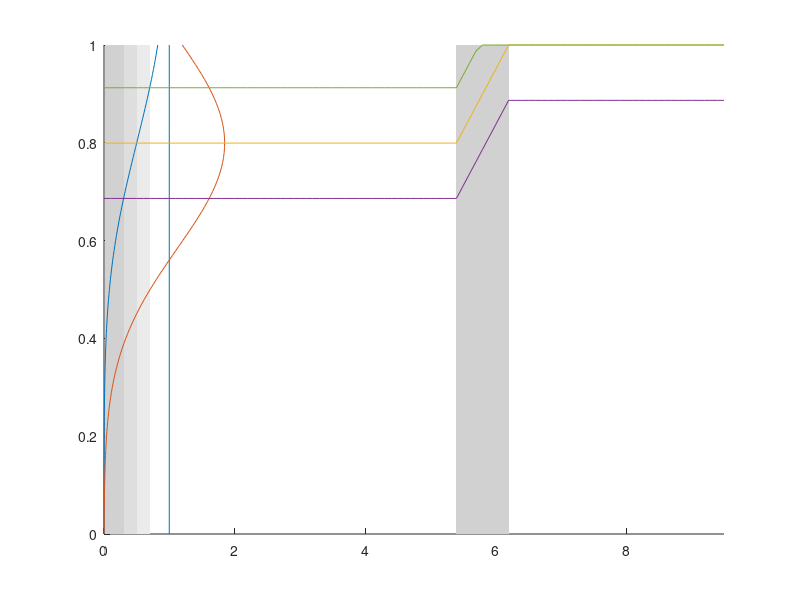

The MATLAB script that drew this image:
y = 0:0.01:1;
x = 0:.1:9.5;

mu = (30-22*1.609*0.17) / 30 
sig = (30-15*1.609*0.17) / 30 /4

cdf = 1-normcdf(y,mu,sig);
pdf = normpdf(y,mu,sig);

mu2 = icdf('Normal',0.3,mu,sig)
mu3 = icdf('Normal',0.7,mu,sig)

fig = figure;
hold on
xlim([0 9.5])

fill([0.01 0.01 .7 .7],[0.001 .999 .999 0.001], [.92 .92 .92],'EdgeColor','None')
fill([0.01 0.01 .5 .5],[0.001 .999 .999 0.001], [.87 .87 .87],'EdgeColor','None')
fill([0.01 0.01 .3 .3],[0.001 .999 .999 0.001], [.82 .82 .82],'EdgeColor','None')
fill([5.4 5.4 6.2 6.2],[0.001 .999 .999 0.001], [.82 .82 .82],'EdgeColor','None')

line([1,1],ylim)

plot(1-cdf,y)

plot(pdf,y)


num1(1:96) = mu
num2(1:96) = mu2
num3(1:96) = mu3

for i = 56:63
    num1(i) = min(1,num1(i-1)+0.025075)
    num2(i) = min(1,num2(i-1)+0.025075)
    num3(i) = min(1,num3(i-1)+0.025075)
end

for i = 64:96
    num1(i) = max(num1)
    num2(i) = max(num2)
    num3(i) = max(num3)
end

plot(x,num1)
plot(x,num2)
plot(x,num3)


% 
% 
% av_prob = min(cdf_dep,cdf_arr)
% 
% a = icdf('Normal',0.9,230,150)
% b = icdf('Normal',0.1,1285,130)
% c = icdf('Normal',0.5,230,150)
% d = icdf('Normal',0.5,1285,130)
% 
% fig = figure;
% hold on

% set(fig,'defaultAxesColorOrder',[[0 0 0];[0 0 0]]);
% 

% fill([b b 1439 1439],[0 1 1 0], [.92 .92 .92],'EdgeColor','None')
% 
% fill([1 1 c c],[0 1 1 0], [.85 .85 .85],'EdgeColor','None')
% fill([d d 1439 1439],[0 1 1 0], [.85 .85 .85],'EdgeColor','None')
% 
% plot(x,av_prob)
% refline(0,0.5)
% refline(0,0.9)
% 
% line([b,b],ylim)
% line([a,a],ylim)
% 
% 
% 
% yyaxis right
% ax = gca
% ax.YColor = [0 0 0];
% plot(x,pdf_dep,':k')
% plot(x,pdf_arr,'--k')
% 
% refline(0,0)
% 
% 
% 
% 
